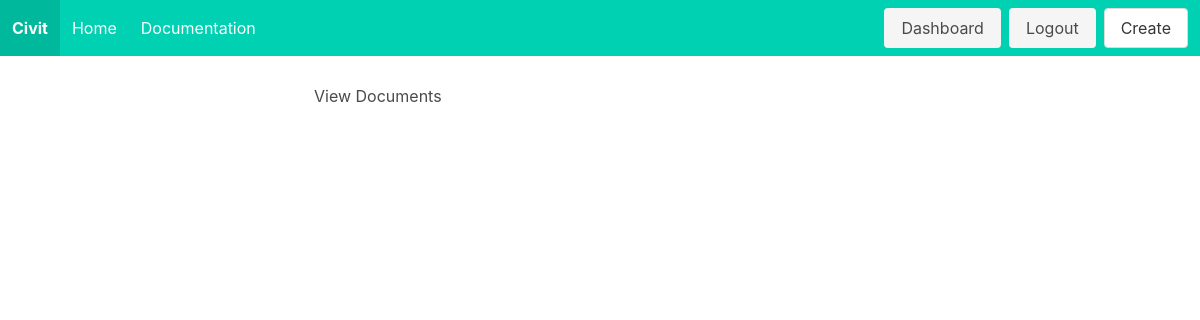
The app's page /initiative/1/docspanel (signed in), older data.
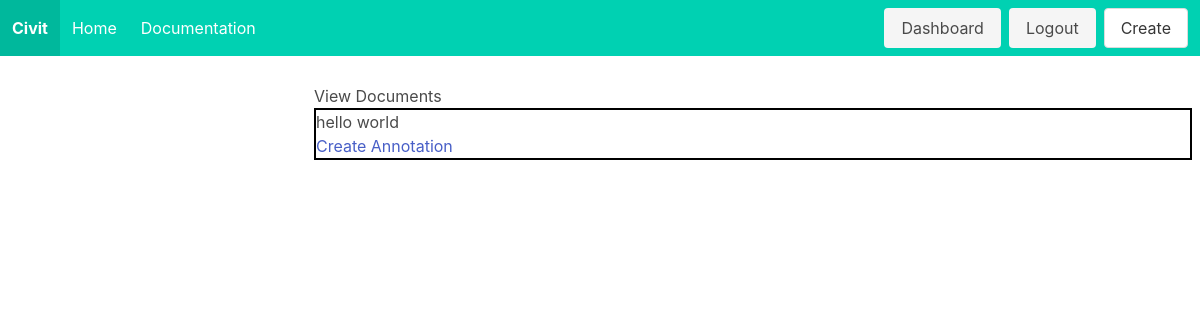
The same page, newer data.
### initz/models.py (models this page shows)
class Document(models.Model):
    initiative = models.ForeignKey(Initiative, on_delete=models.CASCADE)
    posting_organizer = models.ForeignKey(User, on_delete=models.CASCADE)
    date_created = models.DateTimeField(auto_now_add=True, editable=False)
    title = models.CharField(max_length=200)
    description = models.CharField(max_length=400)
    doc_url = models.URLField()

### initz/views.py (the view)
# urls.py: path('<pk>/docspanel', views.docs_panel, name='docspanel'),
@login_required
def docs_panel(request, pk):
    initiative = Initiative.objects.get(pk=pk)
    documents = Document.objects.filter(initiative=initiative)
    return render(request, 'controlpanel/viewdocs.html', {'initiative': initiative,
                                                          'documents': documents})

### templates/controlpanel/viewdocs.html
{% extends 'controlpanel/panelhome.html' %}
{% block body %}
    <div>
        <h1>View Documents</h1>
        <div>
            {% for document in documents %}
                <div style="border: black 2px solid">
                    <p>{{ document.title }}</p>
                    <a href="{% url 'createannotation' init_pk=initiative.pk doc_pk=document.pk %}">Create Annotation</a>
                </div>
            {% endfor %}
        </div>
    </div>
{% endblock %}

Row changes from the older to the newer data that the page shows:
added Document: title "hello world"
